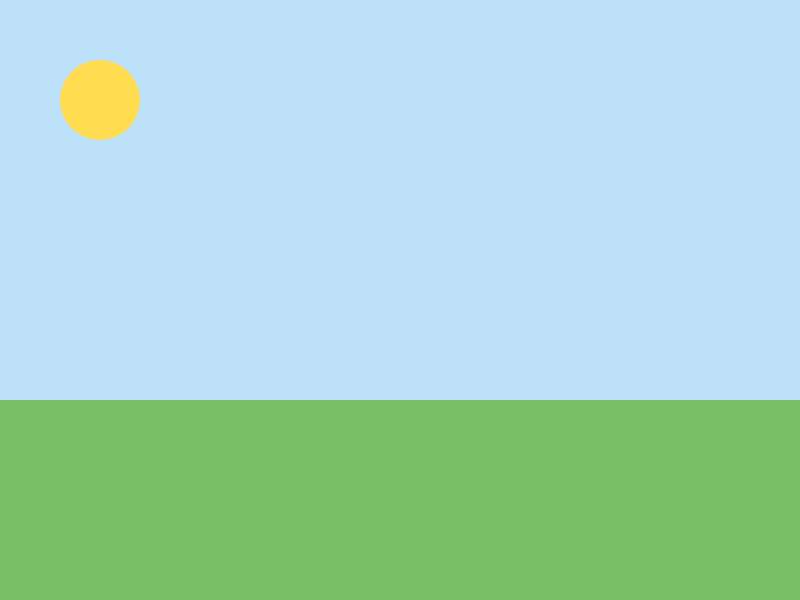
Frame 1 (no input)
Frame 60 (no input): identical to frame 1, image omitted
Frame 120 (the mouse pressed at the canvas centre since frame 60): identical to frame 1, image omitted

The p5.js sketch that drew this single still picture (run headless with seeded random() and noise() and a simulated clock; from frame 60 on, the mouse is pressed at the canvas centre):

// p5.js sketch
// ── sketch.js
// Cindi LW
// Instructions: Click the sun to change from day to sunset to night.
// Click on the grass to grow random flowers.

// Variables
let flowers = [];
let timeOfDay = 0;

// Sky colors
let daySky;
let sunsetSky;
let nightSky;

function setup() {
  createCanvas(800, 600);

  daySky = color(190, 225, 250);
  sunsetSky = color(245, 160, 120);
  nightSky = color(30, 45, 90);
}

function draw() {
  // Change the background depending on the time of day
  if (timeOfDay === 0) {
    background(daySky);
  } else if (timeOfDay === 1) {
    background(sunsetSky);
  } else {
    background(nightSky);
  }

  // Grass
  noStroke();
  fill(120, 190, 100);
  rect(0, 400, width, 200);

  // Draw the sun or moon
  drawSkyObject();

  // Draw all flowers
  for (let flower of flowers) {
    drawFlower(
      flower.x,
      flower.y,
      flower.size,
      flower.flowerColor
    );
  }
}

// Draw the sun or moon depending on the time
function drawSkyObject() {
  noStroke();

  if (timeOfDay === 0) {
    // Day
    fill(255, 220, 80);
    circle(100, 100, 80);

  } else if (timeOfDay === 1) {
    // Sunset
    fill(255, 130, 70);
    circle(100, 250, 80);

  } else {
    // Night
    fill(245, 245, 200);
    circle(100, 100, 70);

    // Small stars
    fill(255);
    circle(250, 80, 4);
    circle(400, 130, 5);
    circle(600, 70, 4);
    circle(700, 180, 5);
    circle(500, 220, 3);
  }
}

// Mouse interaction
function mousePressed() {

  // Click the sun/moon area to change the time
  if (dist(mouseX, mouseY, 100, 100) < 50 ||
      dist(mouseX, mouseY, 100, 250) < 50) {

    if (timeOfDay === 0) {
      timeOfDay = 1;
    } else if (timeOfDay === 1) {
      timeOfDay = 2;
    } else {
      timeOfDay = 0;
    }

  // Click on the grass to grow a flower
  } else if (mouseY > 400) {

    let flowerSize = random(25, 55);
    let flowerColor;

    // Different areas create different random colors
    if (mouseX < 267) {

      flowerColor = color(
        random(200, 255),
        random(80, 150),
        random(80, 150)
      );

    } else if (mouseX < 533) {

      flowerColor = color(
        random(150, 220),
        random(80, 180),
        random(180, 255)
      );

    } else {

      flowerColor = color(
        random(180, 255),
        random(150, 230),
        random(50, 150)
      );
    }

    // Save the new flower
    flowers.push({
      x: mouseX,
      y: mouseY,
      size: flowerSize,
      flowerColor: flowerColor
    });
  }
}

// Draw one flower
function drawFlower(x, y, size, flowerColor) {

  // Stem
  stroke(60, 140, 70);
  strokeWeight(5);
  line(x, y, x, y + 50);

  // Leaves
  noStroke();
  fill(70, 160, 80);

  ellipse(x - 10, y + 25, 25, 12);
  ellipse(x + 10, y + 35, 25, 12);

  // Petals
  fill(flowerColor);

  circle(x - size * 0.3, y, size * 0.55);
  circle(x + size * 0.3, y, size * 0.55);
  circle(x, y - size * 0.3, size * 0.55);
  circle(x, y + size * 0.3, size * 0.55);

  // Flower center
  fill(255, 210, 50);
  circle(x, y, size * 0.35);
}
